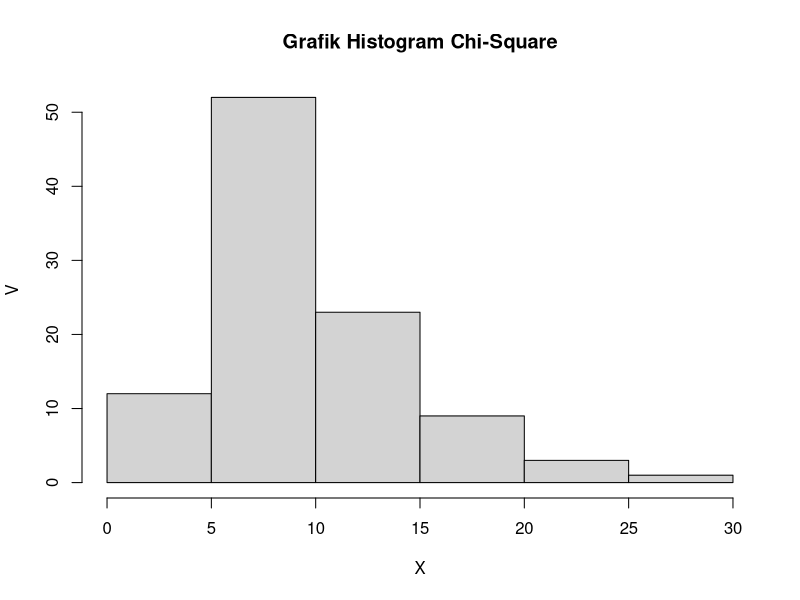

Source code (R):
x=2
v=10

#A
peluang=dchisq(x,10)
peluang

#B
data=100
hist(rchisq(data,v),xlab="X",ylab="V",main="Grafik Histogram Chi-Square")

#C
mean=v #nilai rataan
mean
var=2*v #nilai variansi
var

